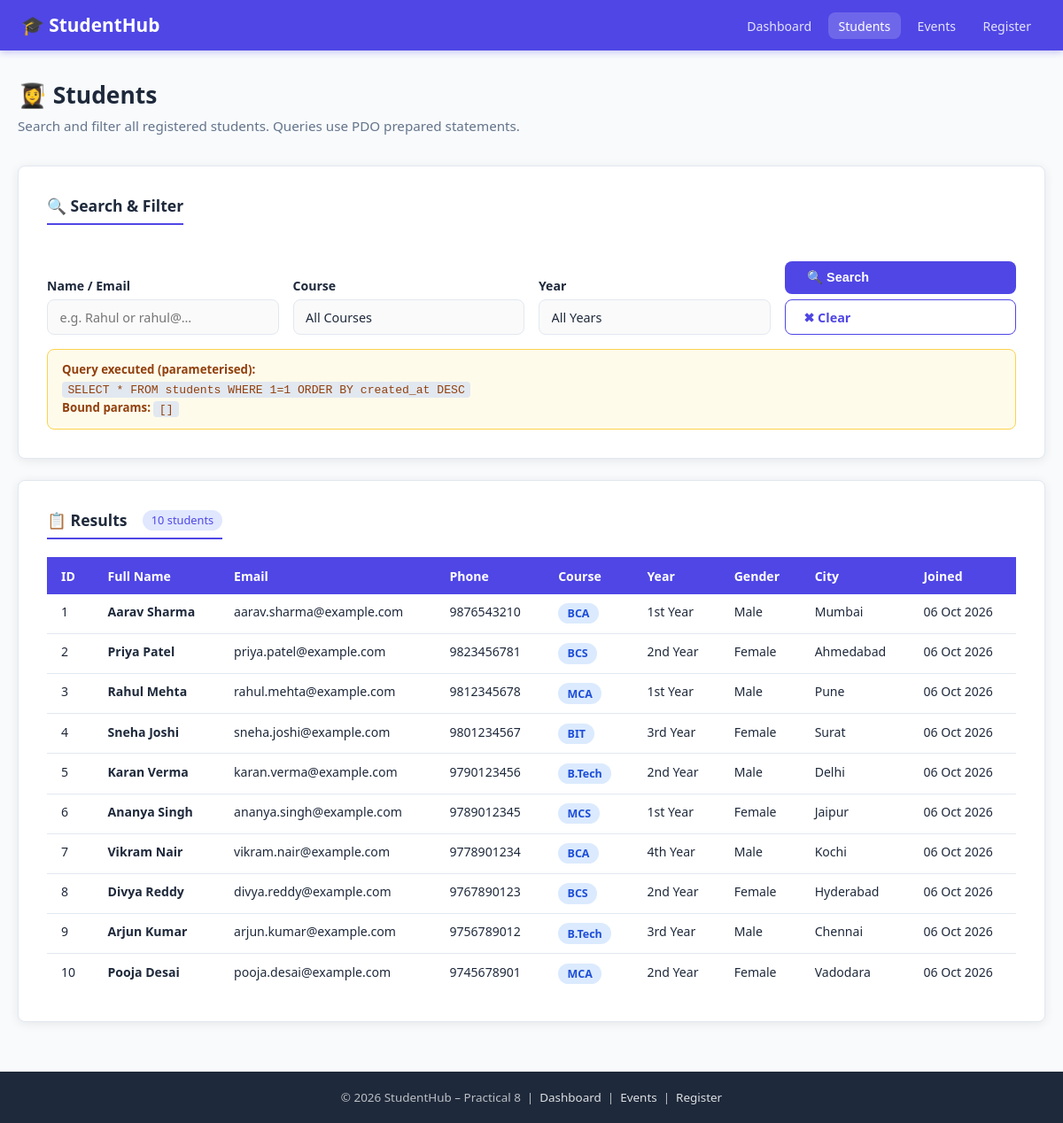
Page /students.php on the committed database.
### tables this page shows
CREATE TABLE IF NOT EXISTS students (
    student_id   INT             UNSIGNED NOT NULL AUTO_INCREMENT,
    full_name    VARCHAR(100)    NOT NULL,
    email        VARCHAR(150)    NOT NULL,
    phone        VARCHAR(15)     NOT NULL,
    course       ENUM('BCA','BCS','BIT','MCA','MCS','B.Tech') NOT NULL,
    year         ENUM('1st Year','2nd Year','3rd Year','4th Year') NOT NULL,
    gender       ENUM('Male','Female','Other') NOT NULL,
    city         VARCHAR(100)    DEFAULT NULL,
    created_at   TIMESTAMP       NOT NULL DEFAULT CURRENT_TIMESTAMP,
    updated_at   TIMESTAMP       NOT NULL DEFAULT CURRENT_TIMESTAMP
                                 ON UPDATE CURRENT_TIMESTAMP,

    PRIMARY KEY (student_id),
    UNIQUE KEY uq_students_email (email),
    INDEX idx_students_course (course),
    INDEX idx_students_year   (year)
);

### includes/db.php (called while the page is built, shortened)
<?php
function get_pdo(): PDO
{
    static $pdo = null;
    if ($pdo === null) {
        $dsn = sprintf(
            'mysql:host=%s;port=%s;dbname=%s;charset=%s',
            DB_HOST,
            DB_PORT,
            DB_NAME,
            DB_CHARSET
        );
        $options = [
            PDO::ATTR_ERRMODE            => PDO::ERRMODE_EXCEPTION,
            PDO::ATTR_DEFAULT_FETCH_MODE => PDO::FETCH_ASSOC,
            PDO::ATTR_EMULATE_PREPARES   => false,
            PDO::MYSQL_ATTR_INIT_COMMAND => "SET NAMES utf8mb4 COLLATE utf8mb4_unicode_ci",
        ];
        try {
            $pdo = new PDO($dsn, DB_USER, DB_PASS, $options);
        } catch (PDOException $e) {
            error_log('[StudentHub DB Error] ' . $e->getMessage());
            throw new RuntimeException(
                'Database connection failed. Please try again later.'
            );
        }
    }
    return $pdo;
}
function db_fetch_all(string $sql, array $params = []): array
{
    $stmt = get_pdo()->prepare($sql);
    $stmt->execute($params);
    return $stmt->fetchAll();
}

### students.php (the view, shortened to what this page needs)
<?php
require_once __DIR__ . '/includes/db.php';
$students = [];
$search  = trim($_GET['search']  ?? '');
$sql    = "SELECT * FROM students WHERE 1=1";
$params = [];
$sql .= " ORDER BY created_at DESC";
try {
    $students = db_fetch_all($sql, $params);
} catch (RuntimeException $e) {
    $error = $e->getMessage();
}
?>
<!DOCTYPE html>
<html lang="en">
<head>
  <link rel="stylesheet" href="style.css" />
</head>
<body>
  <header>
    <div class="navbar" role="banner">
      <a href="../new/index.html" class="logo" aria-label="StudentHub Home">🎓 StudentHub</a>
      <nav aria-label="Main navigation">
        <ul class="nav-links">
          <li><a href="index.php">Dashboard</a></li>
          <li><a href="students.php" class="active">Students</a></li>
          <li><a href="events.php">Events</a></li>
          <li><a href="register.php">Register</a></li>
        </ul>
      </nav>
    </div>
  </header>
  <main id="main-content">
    <div class="page-header">
      <h1>👩‍🎓 Students</h1>
      <p>Search and filter all registered students. Queries use PDO prepared statements.</p>
    </div>
    <div class="card">
      <h2>🔍 Search &amp; Filter</h2>
      <form method="GET" action="students.php" aria-label="Student search filter">
        <div class="filter-grid">
          <div class="form-group">
            <label for="search">Name / Email</label>
            <input type="search"
                   id="search" name="search"
                   value="<?= htmlspecialchars($search) ?>"
                   placeholder="e.g. Rahul or rahul@…"
                   aria-label="Search by name or email">
          </div>
          <div class="form-group">
            <label for="course">Course</label>
            <select id="course" name="course" aria-label="Filter by course">
              <option value="">All Courses</option>
            </select>
          </div>
          <div class="form-group">
            <label for="year">Year</label>
            <select id="year" name="year" aria-label="Filter by year">
              <option value="">All Years</option>
            </select>
          </div>
          <div class="form-group form-group--actions">
            <button type="submit" class="btn-primary">🔍 Search</button>
            <a href="students.php" class="btn-secondary">✖ Clear</a>
          </div>
        </div>
      </form>
      <div class="security-note" style="margin-top:1rem;">
        <strong>Query executed (parameterised):</strong><br>
        <code><?= htmlspecialchars($sql) ?></code><br>
        <strong>Bound params:</strong>
        <code><?= htmlspecialchars(json_encode($params)) ?></code>
      </div>
    </div>
    <div class="card">
      <h2>📋 Results
        <span class="result-count"><?= count($students) ?> student<?= count($students) !== 1 ? 's' : '' ?></span>
      </h2>
      <?php if (empty($students)): ?>
        <p class="muted-text">No students match your criteria.</p>
      <?php else: ?>
      <div class="table-wrap">
        <table>
          <thead>
            <tr>
              <th>ID</th>
              <th>Full Name</th>
              <th>Email</th>
              <th>Phone</th>
              <th>Course</th>
              <th>Year</th>
              <th>Gender</th>
              <th>City</th>
              <th>Joined</th>
            </tr>
          </thead>
          <tbody>
            <?php foreach ($students as $s): ?>
            <tr>
              <td><?= (int)$s['student_id'] ?></td>
              <td><strong><?= htmlspecialchars($s['full_name']) ?></strong></td>
              <td><?= htmlspecialchars($s['email']) ?></td>
              <td><?= htmlspecialchars($s['phone']) ?></td>
              <td><span class="badge badge-blue"><?= htmlspecialchars($s['course']) ?></span></td>
              <td><?= htmlspecialchars($s['year']) ?></td>
              <td><?= htmlspecialchars($s['gender']) ?></td>
              <td><?= htmlspecialchars($s['city'] ?? '—') ?></td>
              <td><?= htmlspecialchars(date('d M Y', strtotime($s['created_at']))) ?></td>
            </tr>
            <?php endforeach; ?>
          </tbody>
        </table>
      </div>
      <?php endif; ?>
    </div>
  </main>
  <footer class="site-footer" role="contentinfo">
    <p>&copy; 2026 StudentHub – Practical 8 &nbsp;|&nbsp;
      <a href="index.php">Dashboard</a> &nbsp;|&nbsp;
      <a href="events.php">Events</a> &nbsp;|&nbsp;
      <a href="register.php">Register</a>
    </p>
  </footer>
</body>
</html>

### rows in the picture
students: student_id "1", full_name "Aarav Sharma", email "aarav.sharma@example.com", phone "9876543210", course "BCA", year "1st Year", gender "Male", city "Mumbai", created_at "06 Oct 2026"
students: student_id "2", full_name "Priya Patel", email "priya.patel@example.com", phone "9823456781", course "BCS", year "2nd Year", gender "Female", city "Ahmedabad", created_at "06 Oct 2026"
students: student_id "3", full_name "Rahul Mehta", email "rahul.mehta@example.com", phone "9812345678", course "MCA", year "1st Year", gender "Male", city "Pune", created_at "06 Oct 2026"
students: student_id "4", full_name "Sneha Joshi", email "sneha.joshi@example.com", phone "9801234567", course "BIT", year "3rd Year", gender "Female", city "Surat", created_at "06 Oct 2026"
students: student_id "5", full_name "Karan Verma", email "karan.verma@example.com", phone "9790123456", course "B.Tech", year "2nd Year", gender "Male", city "Delhi", created_at "06 Oct 2026"
students: student_id "6", full_name "Ananya Singh", email "ananya.singh@example.com", phone "9789012345", course "MCS", year "1st Year", gender "Female", city "Jaipur", created_at "06 Oct 2026"
students: student_id "7", full_name "Vikram Nair", email "vikram.nair@example.com", phone "9778901234", course "BCA", year "4th Year", gender "Male", city "Kochi", created_at "06 Oct 2026"
students: student_id "8", full_name "Divya Reddy", email "divya.reddy@example.com", phone "9767890123", course "BCS", year "2nd Year", gender "Female", city "Hyderabad", created_at "06 Oct 2026"
students: student_id "9", full_name "Arjun Kumar", email "arjun.kumar@example.com", phone "9756789012", course "B.Tech", year "3rd Year", gender "Male", city "Chennai", created_at "06 Oct 2026"
students: student_id "10", full_name "Pooja Desai", email "pooja.desai@example.com", phone "9745678901", course "MCA", year "2nd Year", gender "Female", city "Vadodara", created_at "06 Oct 2026"

### other values in the picture
$sql "SELECT * FROM students WHERE 1=1 ORDER BY created_at DESC"
json_encode($params) "[]"
count($students) "10"
